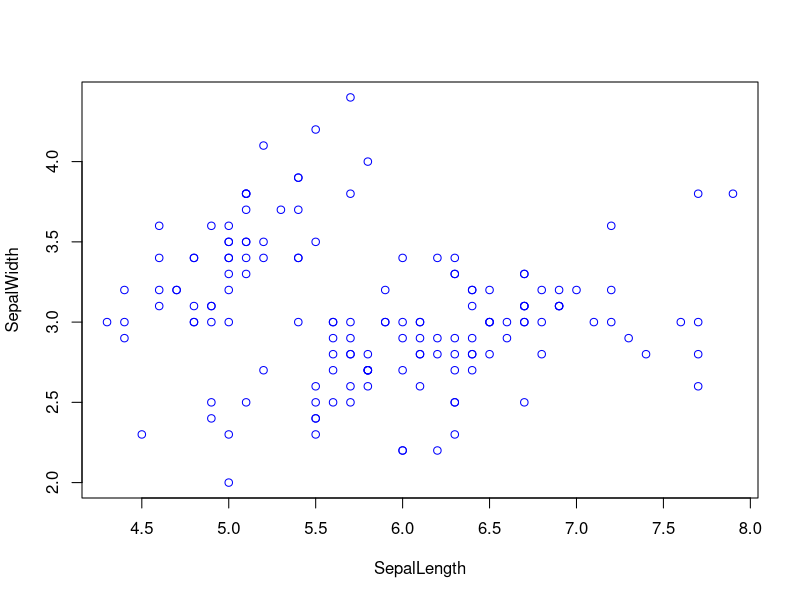

R code for this plot:
#linear regression
#load the data set
View(iris)
#process the data set
SepalWidth = iris[,"Sepal.Width"]
SepalLength = iris[,"Sepal.Length"]
#visualize the data set
plot(SepalLength, SepalWidth, col= "blue")
# apply the model-LR (use the tilde operator)
model =lm (SepalWidth~SepalLength)

#prediction variable SepalLength
predict(model,data.frame(SepalLength=15))

